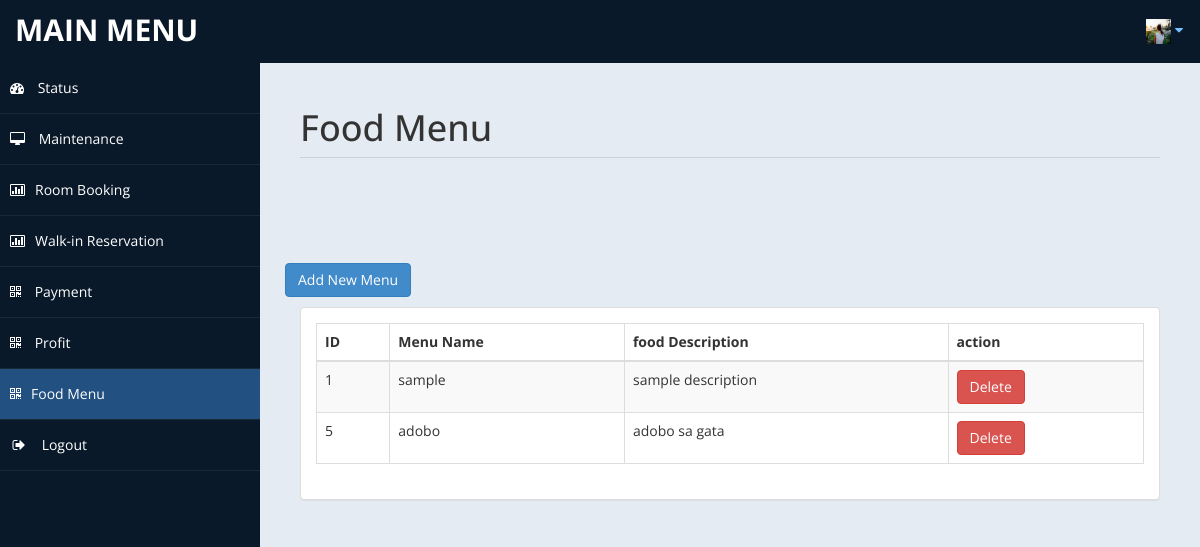
The app's page /admin/food_menu.php (signed in) with its own data.
### tables this page shows
CREATE TABLE `food_menu` (
  `food_id` int(11) NOT NULL,
  `food_name` varchar(255) NOT NULL,
  `food_description` text DEFAULT NULL
);

### admin/food_menu.php (the view, shortened to what this page needs)
<?php
include('db.php');
?>
<!DOCTYPE html>
<html xmlns="http://www.w3.org/1999/xhtml">
<head>
    <link href="assets/css/bootstrap.css" rel="stylesheet" />
    <link href="assets/css/font-awesome.css" rel="stylesheet" />
    <link rel="stylesheet" href="assets/css/morris.css">
    <link href="assets/css/custom-styles.css" rel="stylesheet" />
    <link href="assets/js/dataTables/dataTables.bootstrap.css" rel="stylesheet" />
</head>
<body>
    <div id="wrapper">
        <?php
        include('./navbar.php');
        ?>
        <nav class="navbar-default navbar-side" role="navigation">
            <div class="sidebar-collapse">
                <ul class="nav" id="main-menu">
                    <li>
                        <a href="home.php"><i class="fa fa-dashboard"></i> Status</a>
                    </li>
                    <li>
                        <a href="messages.php"><i class="fa fa-desktop"></i> Maintenance</a>
                    </li>
                    <li>
                        <a href="roombook.php"><i class="fa fa-bar-chart-o"></i>Room Booking</a>
                    </li>
                    <li>
                        <a href="reservation.php"><i class="fa fa-bar-chart-o"></i>Walk-in
                            Reservation</a>
                    </li>
                    <li>
                        <a href="payment.php"><i class="fa fa-qrcode"></i> Payment</a>
                    </li>
                    <li>
                        <a href="profit.php"><i class="fa fa-qrcode"></i> Profit</a>
                    </li>
                    <li>
                        <a class="active-menu"  href="food_menu.php"><i class="fa fa-qrcode"></i>Food Menu</a>
                    </li>
                    <li>
                        <a href="logout.php"><i class="fa fa-sign-out fa-fw"></i> Logout</a>
                    </li>
            </div>
        </nav>
        <div id="page-wrapper">
            <div id="page-inner">
                <div class="row">
                    <div class="col-md-12">
                        <h1 class="page-header">
                            Food Menu<small> </small>
                        </h1>
                    </div>
                </div>
                <div class="row">
                    <br>
                    <br>
                    <br>
                    <button class="btn btn-primary" data-toggle="modal" data-target="#addFoodModal" style="margin:0 10px 10px 0 ">Add New Menu</button>
                    <div class="col-md-12">
                        <div class="panel panel-default">
                            <div class="panel-body">
                                <div class="table-responsive">
                                    <table class="table table-striped table-bordered table-hover"
                                        id="dataTables-example">
                                        <thead>
                                            <tr>
                                                <th>ID</th>
                                                <th>Menu Name</th>
                                                <th>food Description</th>
                                                <th>action</th>
                                            </tr>
                                        </thead>
                                        <tbody>
                                            <?php
                                            $sql = "SELECT * FROM `food_menu`";
                                            $re = mysqli_query($conn, $sql);
                                            while ($row = mysqli_fetch_array($re)) {
                                                $food_id = $row['food_id'];
                                                $food_name = $row['food_name'];
                                                $food_description = $row['food_description'];
                                                ?>
                                                <tr >
                                                        <td><?php echo $food_id?></td>
                                                        <td><?php echo $food_name?></td>
                                                        <td><?php echo $food_description?></td>
                                                        <td>
                                                        <form method="POST">
                                                            <button type="submit" class="btn btn-danger" name="delFood">Delete</button>
                                                        </td>
                                                    </tr>
                                                    <?php } ?>
                                        </tbody>
                                    </table>
                                </div>
                            </div>
                        </div>
                    </div>
                </div>
            </div>
        </div>
    </div>
</body>
</html>

### admin/navbar.php (shortened to what this page needs)
<?php
$userid = $_SESSION['userid'];
$sqlimg = "SELECT * FROM `login` WHERE `id` = '$userid'";
$queryimg = mysqli_query($conn, $sqlimg);
$fetchimg = mysqli_fetch_array($queryimg);
?>
<nav class="navbar navbar-default top-navbar" role="navigation">
            <div class="navbar-header">
                <a class="navbar-brand" href="home.php">MAIN MENU </a>
            </div>
            <ul class="nav navbar-top-links navbar-right">
                <li class="dropdown">
                    <a class="dropdown-toggle" data-toggle="dropdown" href="#" aria-expanded="false">
                       <?php
                       if($fetchimg['profile_pic'] == ""){
                        ?>
                       <i class="fa fa-user fa-fw"></i> <i class="fa fa-caret-down"></i>
                        <?php
                       }
                       else{
                        ?>
                                            <img src="<?php echo $fetchimg['profile_pic']?>" width="25" height="25" alt=""> <i class="fa fa-caret-down"></i>
                        <?php
                       }
                       ?>
                    </a>
                </li>
            </ul>
        </nav>

### admin/assets/css/custom-styles.css (style rules this page uses)
body { font-family: 'Open Sans', sans-serif; }
#wrapper { width: 100%; background:#09192A; }
#page-wrapper { padding: 15px 15px; min-height: 600px; background:#E5EBF2; }
#page-inner { width:100%; margin:10px 20px 10px 0px; background-color:transparent; padding:10px; min-height:1200px; }
h1, .h1, h2, .h2, h3, .h3 { margin-top: 7px; margin-bottom: -5px; }
.page-header { padding-bottom: 9px; margin: 10px 0 45px; border-bottom: 1px solid #C7D1DD; }
.top-navbar { margin:0px; }
.top-navbar .navbar-brand { color: #fff; width: 260px; text-align: left; height: 60px; font-size: 30px; font-weight: 700; text-transform: uppercase; line-height: 30px; }
.top-navbar .nav > li { position: relative; display: inline-block; }
.top-navbar .nav > li > a { position: relative; display: block; padding: 19px 15px; color: #77C0FD; }
.active-menu { background-color:#225081!important; }
.sidebar-collapse , .sidebar-collapse .nav { background:none; }
.sidebar-collapse .nav { padding:0; }
.sidebar-collapse .nav > li > a { color:#fff; background:transparent; text-shadow:none; }
.sidebar-collapse > .nav > li > a { padding:15px 10px; }
.sidebar-collapse > .nav > li { border-bottom: 1px solid rgba(107, 108, 109, 0.19); }
.navbar-side { border:none; background-color: transparent; }
.top-navbar { background:#09192A; border-bottom:none; }
.top-navbar .nav > li > a > i { margin-right: 2px; }
.navbar-default { border:0px solid black; }
.navbar-header { background: #09192A; }
.nav > li > a > i { margin-right:10px; }
@media (min-width:768px) { #page-wrapper { margin: 0 0 0 260px; padding: 15px 30px; min-height: 1200px; } }
@media (min-width:768px) { .navbar-side { z-index: 1; position: absolute; width: 260px; } }
@media (min-width:768px) { .navbar { border-radius: 0px; } }

### records on screen
food_menu: food_id "1", food_name "sample", food_description "sample description"
food_menu: food_id "5", food_name "adobo", food_description "adobo sa gata"
